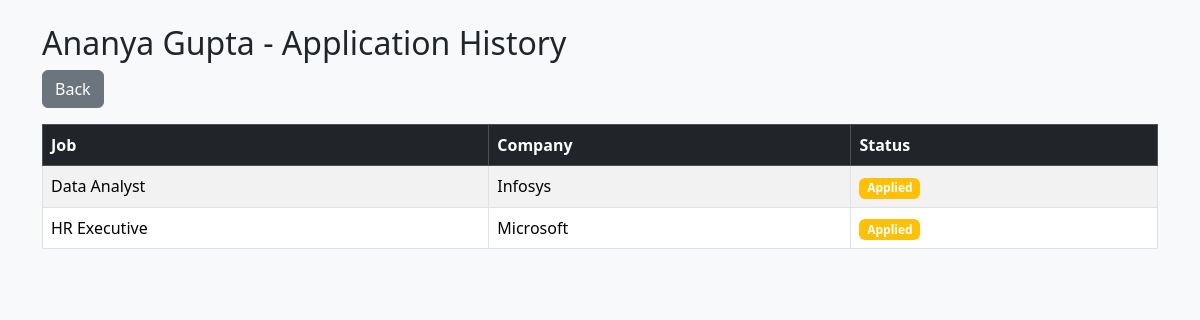
Screenshot of /admin/student/10/history (signed in) with the database file from the repository.
### application/model.py (models this page shows)
class Student(db.Model):
    id = db.Column(db.Integer, primary_key=True)
    name = db.Column(db.String(100))
    email = db.Column(db.String(100), unique=True)
    password = db.Column(db.String(100))
    phone = db.Column(db.String(15))
    resume = db.Column(db.String(200))
    is_active = db.Column(db.Boolean, default=True)
    is_blacklisted = db.Column(db.Boolean, default=False)
    created_at = db.Column(db.DateTime, default=datetime.utcnow)
    applications = db.relationship("Application", backref="student")

class Application(db.Model):
    __tablename__ = "applications"
    id = db.Column(db.Integer, primary_key=True)
    job_id = db.Column(db.Integer, db.ForeignKey("jobs.id"))
    student_id = db.Column(db.Integer, db.ForeignKey("student.id"))
    status = db.Column(db.String(50), default="Applied")
    applied_at = db.Column(db.DateTime, default=datetime.utcnow)

class Job(db.Model):
    __tablename__ = "jobs"
    id = db.Column(db.Integer, primary_key=True)
    company_id = db.Column(db.Integer, db.ForeignKey("company.id"), nullable=False)
    salary=db.Column(db.Integer)
    title = db.Column(db.String(150))
    description = db.Column(db.Text)
    eligibility = db.Column(db.String(200))
    deadline = db.Column(db.DateTime)
    status = db.Column(db.String(20), default='Pending')
    is_approved = db.Column(db.Boolean, default=False)
    is_rejected = db.Column(db.Boolean, default=False)
    is_closed = db.Column(db.Boolean, default=False)
    company = db.relationship('Company', backref='jobs')
    applications = db.relationship("Application", backref="job")
    placements = db.relationship("Placement", backref="job")

class Company(db.Model):
    id = db.Column(db.Integer, primary_key=True)
    company_name = db.Column(db.String(150))
    email = db.Column(db.String(100), unique=True)
    password = db.Column(db.String(100))
    hr_contact = db.Column(db.String(15))
    website = db.Column(db.String(200))
    resume=db.Column(db.String(200))
    is_approved = db.Column(db.Boolean, default=False)
    is_blacklisted = db.Column(db.Boolean, default=False)
    status = db.Column(db.String(20), default="Pending")

### application/routes.py (the view)
@app.route("/admin/student/<int:student_id>/history")
def student_history(student_id):
    if session.get("role") != "admin":
        return "Unauthorized"
    student = Student.query.get(student_id)
    applications = Application.query.filter_by(student_id=student_id).all()
    return render_template(
        "admin/student_history.html",
        student=student,
        applications=applications
    )

### templates/admin/student_history.html (shortened to what this page needs)
<!DOCTYPE html>
<html>
<head>
    <link href="https://cdn.jsdelivr.net/npm/bootstrap@5.3.8/dist/css/bootstrap.min.css" rel="stylesheet">
</head>
<body class="bg-light">
<div class="container mt-4">
    <h2>{{ student.name }} - Application History</h2>
    <a href="/admin/students" class="btn btn-secondary mb-3">Back</a>
    {% if applications %}
        <table class="table table-bordered table-striped">
            <thead class="table-dark">
                <tr>
                    <th>Job</th>
                    <th>Company</th>
                    <th>Status</th>
                </tr>
            </thead>
            <tbody>
                {% for app in applications %}
                {% if app.job %}
                <tr>
                    <td>{{ app.job.title if app.job }}</td>
                    <td>{{ app.job.company.company_name if app.job and app.job.company }}</td>
                    <td>
                        {% if app.status == "Selected" %}
                            <span class="badge bg-success">Selected</span>
                        {% elif app.status == "Rejected" %}
                            <span class="badge bg-danger">Rejected</span>
                        {% else %}
                            <span class="badge bg-warning">{{ app.status }}</span>
                        {% endif %}
                    </td>
                </tr>
                {% endif %}
                {% endfor %}
            </tbody>
        </table>
    {% else %}
        <p>No applications found.</p>
    {% endif %}
</div>
</body>
</html>

### rows the page displays
Student: name "Ananya Gupta"
Application: job "Data Analyst", job.company "Infosys", status "Applied"
Application: job "HR Executive", job.company "Microsoft", status "Applied"
